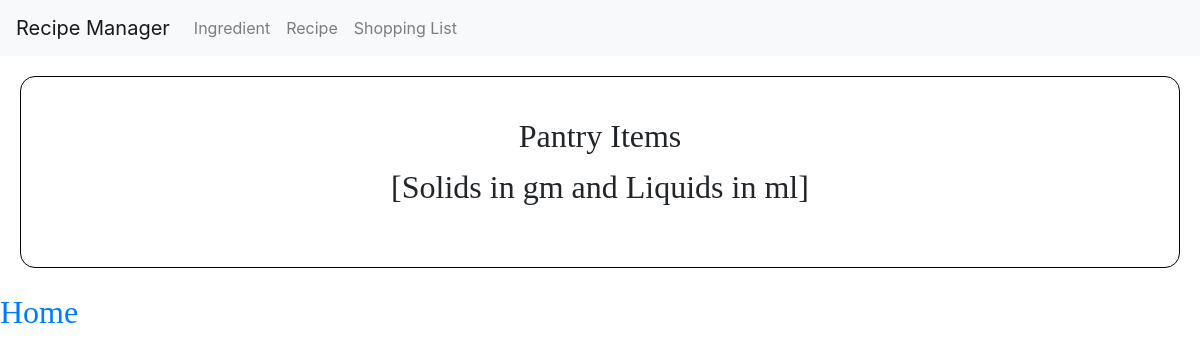
/pantry, run on an earlier commit of the app's database.
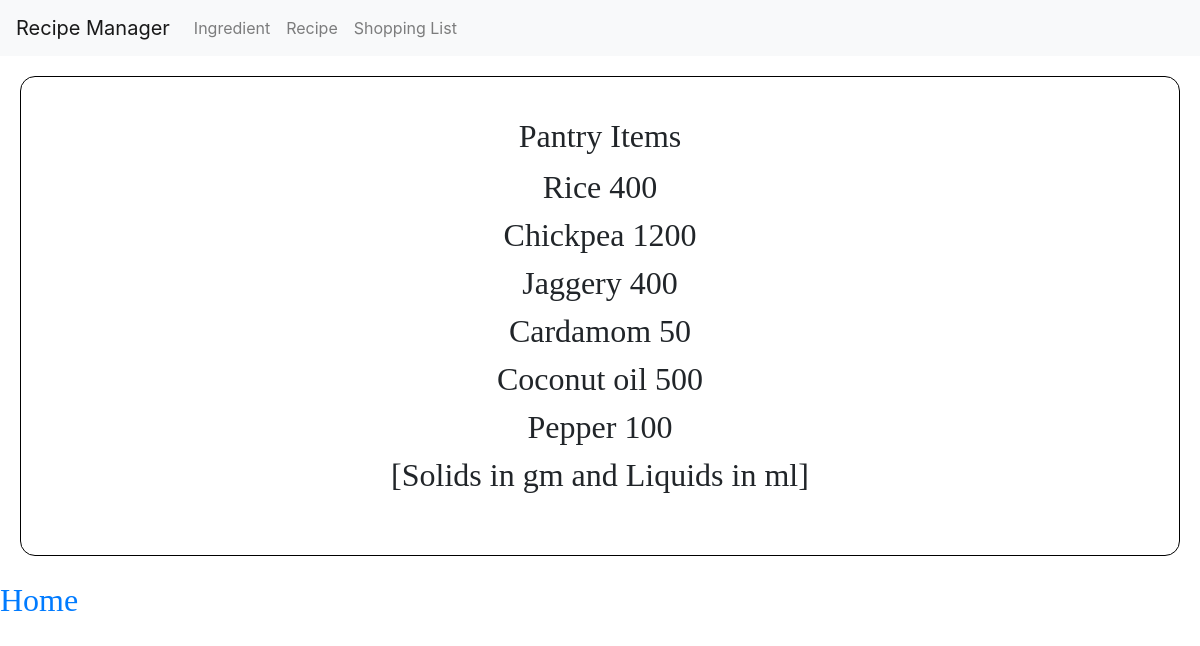
And on a later commit of the database.
### recipemanager/models.py (models this page shows, shortened)
class Pantry(models.Model):
    item = models.ForeignKey(Item, on_delete=models.SET_NULL, null=True, blank=True, related_name="pantry_item_id")
    quantity = models.IntegerField(default=0)

class Item(models.Model):
    name = models.CharField(max_length=75, unique=True)
    unit_type = models.CharField(choices=base, max_length=64, default="Select unit type")
    def __str__(self):
        return f"{self.name}"

### recipemanager/views.py (the view)
# urls.py: path('pantry', views.pantry, name="pantry"),
def pantry(request):
    item = Pantry.objects.all()
    return render(request, "recipemanager/pantry.html", {
        "items": item
    })

### recipemanager/templates/recipemanager/pantry.html (shortened to what this page needs)
{% extends "recipemanager/layout.html" %} {% load static %}
{% block body %}
    <div class="pantry">
        <h2>Pantry Items</h2>
        <div>
            {% for item in items %}
                {{ item.item }}
                {{ item.quantity}}
            <br>
            {% endfor %}
        </div>
        <p>[Solids in gm and Liquids in ml]</p>
    </div>
    <div>
        <a href="{% url 'index' %}">Home</a>
    </div>
{% endblock %}

### recipemanager/templates/recipemanager/layout.html (shortened to what this page needs)
{% load static %}
<!DOCTYPE html>
<html lang="en">
<head>
   <link rel="stylesheet" href="https://cdn.jsdelivr.net/npm/bootstrap@4.5.3/dist/css/bootstrap.min.css">
        <link href="{% static 'recipemanager/index.css' %}" rel="stylesheet">
</head>
<body>
<nav class="navbar navbar-expand-lg navbar-light bg-light">
    <a class="navbar-brand" href="{% url 'index' %}">Recipe Manager</a>
    <div>
        <ul class="navbar-nav mr-auto">
            <li class="nav-item">
                <a class="nav-link" href="{% url 'ingredient' %}">Ingredient</a>
            </li>
            <li class="nav-item">
                <a class="nav-link" href="{% url 'recipe' %}">Recipe</a>
            </li>
             <li class="nav-item">
                <a class="nav-link" href="{% url 'shopping-list' %}">Shopping List</a>
            </li>
        </ul>
    </div>
</nav>
<div class="body">
    {% block body %}
    {% endblock %}
</div>
</body>
</html>

### recipemanager/static/recipemanager/index.css (style rules this page uses)
.body { font-family: "MV Boli"; font-size: xx-large; }
.pantry { border:1px solid black; border-radius: 15px; padding: 40px; margin: 20px; text-align: center; }

What changed in the data, as far as the page shows it:
added Pantry: item "Rice", quantity "400"
added Pantry: item "Chickpea", quantity "1200"
added Pantry: item "Jaggery", quantity "400"
added Pantry: item "Cardamom", quantity "50"
added Pantry: item "Coconut oil", quantity "500"
added Pantry: item "Pepper", quantity "100"
